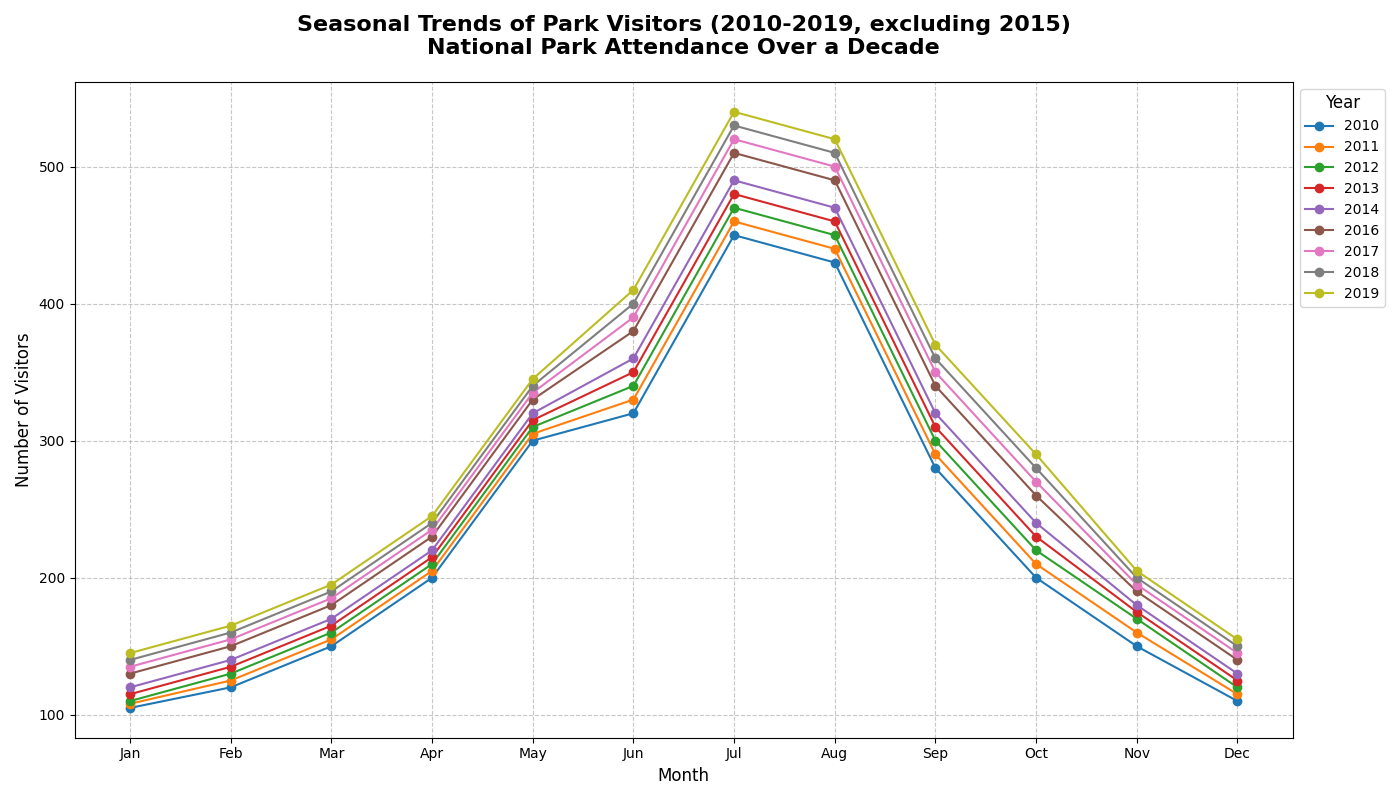

Generate this figure with Python:
import matplotlib.pyplot as plt
import numpy as np

years = np.array([2010, 2011, 2012, 2013, 2014, 2016, 2017, 2018, 2019])
months = ["Jan", "Feb", "Mar", "Apr", "May", "Jun", "Jul", "Aug", "Sep", "Oct", "Nov", "Dec"]
visitors = [
    [105, 120, 150, 200, 300, 320, 450, 430, 280, 200, 150, 110],  # 2010
    [108, 125, 155, 205, 305, 330, 460, 440, 290, 210, 160, 115],  # 2011
    [110, 130, 160, 210, 310, 340, 470, 450, 300, 220, 170, 120],  # 2012
    [115, 135, 165, 215, 315, 350, 480, 460, 310, 230, 175, 125],  # 2013
    [120, 140, 170, 220, 320, 360, 490, 470, 320, 240, 180, 130],  # 2014
    [130, 150, 180, 230, 330, 380, 510, 490, 340, 260, 190, 140],  # 2016
    [135, 155, 185, 235, 335, 390, 520, 500, 350, 270, 195, 145],  # 2017
    [140, 160, 190, 240, 340, 400, 530, 510, 360, 280, 200, 150],  # 2018
    [145, 165, 195, 245, 345, 410, 540, 520, 370, 290, 205, 155],  # 2019
]

fig, ax = plt.subplots(figsize=(14, 8))

# Add multiple lines to represent each year
for i, year in enumerate(years):
    ax.plot(months, visitors[i], label=str(year), marker='o')

ax.set_title("Seasonal Trends of Park Visitors (2010-2019, excluding 2015)\nNational Park Attendance Over a Decade", 
             fontsize=16, fontweight='bold', pad=20)
ax.set_xlabel('Month', fontsize=12)
ax.set_ylabel('Number of Visitors', fontsize=12)

ax.legend(title="Year", title_fontsize='12', fontsize=10, loc='upper left', bbox_to_anchor=(1, 1))
ax.grid(True, linestyle='--', alpha=0.7)

plt.tight_layout()
plt.show()
